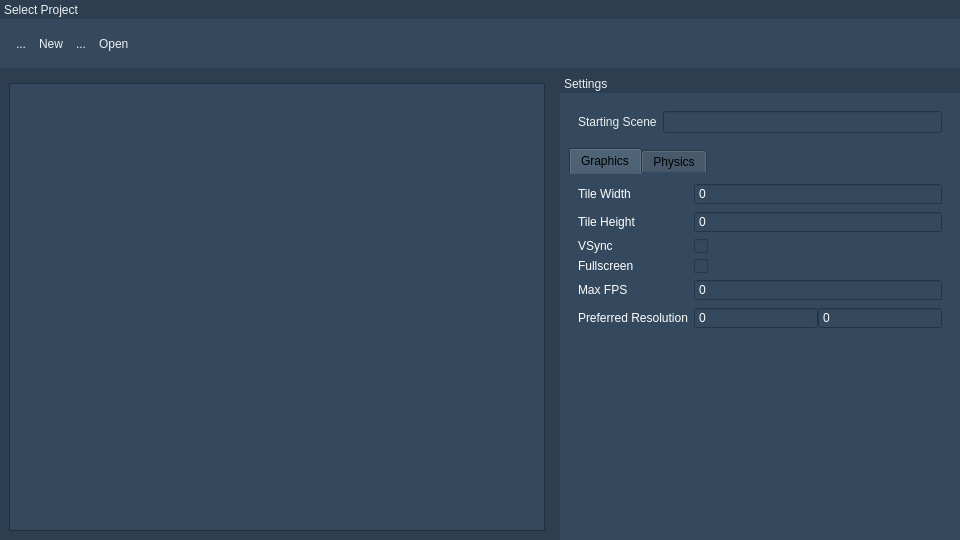
<?xml version="1.0" encoding="UTF-8"?>
<ui version="4.0">
 <class>MainWindow</class>
 <widget class="QMainWindow" name="MainWindow">
  <property name="geometry">
   <rect>
    <x>0</x>
    <y>0</y>
    <width>960</width>
    <height>540</height>
   </rect>
  </property>
  <property name="palette">
   <palette>
    <active>
     <colorrole role="WindowText">
      <brush brushstyle="SolidPattern">
       <color alpha="255">
        <red>236</red>
        <green>240</green>
        <blue>241</blue>
       </color>
      </brush>
     </colorrole>
     <colorrole role="Button">
      <brush brushstyle="SolidPattern">
       <color alpha="255">
        <red>44</red>
        <green>62</green>
        <blue>80</blue>
       </color>
      </brush>
     </colorrole>
     <colorrole role="Light">
      <brush brushstyle="SolidPattern">
       <color alpha="255">
        <red>105</red>
        <green>105</green>
        <blue>105</blue>
       </color>
      </brush>
     </colorrole>
     <colorrole role="Midlight">
      <brush brushstyle="SolidPattern">
       <color alpha="255">
        <red>87</red>
        <green>87</green>
        <blue>87</blue>
       </color>
      </brush>
     </colorrole>
     <colorrole role="Dark">
      <brush brushstyle="SolidPattern">
       <color alpha="255">
        <red>35</red>
        <green>35</green>
        <blue>35</blue>
       </color>
      </brush>
     </colorrole>
     <colorrole role="Mid">
      <brush brushstyle="SolidPattern">
       <color alpha="255">
        <red>46</red>
        <green>46</green>
        <blue>46</blue>
       </color>
      </brush>
     </colorrole>
     <colorrole role="Text">
      <brush brushstyle="SolidPattern">
       <color alpha="255">
        <red>236</red>
        <green>240</green>
        <blue>241</blue>
       </color>
      </brush>
     </colorrole>
     <colorrole role="BrightText">
      <brush brushstyle="SolidPattern">
       <color alpha="255">
        <red>255</red>
        <green>255</green>
        <blue>255</blue>
       </color>
      </brush>
     </colorrole>
     <colorrole role="ButtonText">
      <brush brushstyle="SolidPattern">
       <color alpha="255">
        <red>236</red>
        <green>240</green>
        <blue>241</blue>
       </color>
      </brush>
     </colorrole>
     <colorrole role="Base">
      <brush brushstyle="SolidPattern">
       <color alpha="255">
        <red>44</red>
        <green>62</green>
        <blue>80</blue>
       </color>
      </brush>
     </colorrole>
     <colorrole role="Window">
      <brush brushstyle="SolidPattern">
       <color alpha="255">
        <red>44</red>
        <green>62</green>
        <blue>80</blue>
       </color>
      </brush>
     </colorrole>
     <colorrole role="Shadow">
      <brush brushstyle="SolidPattern">
       <color alpha="255">
        <red>0</red>
        <green>0</green>
        <blue>0</blue>
       </color>
      </brush>
     </colorrole>
     <colorrole role="AlternateBase">
      <brush brushstyle="SolidPattern">
       <color alpha="255">
        <red>35</red>
        <green>35</green>
        <blue>35</blue>
       </color>
      </brush>
     </colorrole>
     <colorrole role="ToolTipBase">
      <brush brushstyle="SolidPattern">
       <color alpha="255">
        <red>255</red>
        <green>255</green>
        <blue>220</blue>
       </color>
      </brush>
     </colorrole>
     <colorrole role="ToolTipText">
      <brush brushstyle="SolidPattern">
       <color alpha="255">
        <red>0</red>
        <green>0</green>
        <blue>0</blue>
       </color>
      </brush>
     </colorrole>
     <colorrole role="PlaceholderText">
      <brush brushstyle="SolidPattern">
       <color alpha="128">
        <red>255</red>
        <green>255</green>
        <blue>255</blue>
       </color>
      </brush>
     </colorrole>
    </active>
    <inactive>
     <colorrole role="WindowText">
      <brush brushstyle="SolidPattern">
       <color alpha="255">
        <red>236</red>
        <green>240</green>
        <blue>241</blue>
       </color>
      </brush>
     </colorrole>
     <colorrole role="Button">
      <brush brushstyle="SolidPattern">
       <color alpha="255">
        <red>44</red>
        <green>62</green>
        <blue>80</blue>
       </color>
      </brush>
     </colorrole>
     <colorrole role="Light">
      <brush brushstyle="SolidPattern">
       <color alpha="255">
        <red>105</red>
        <green>105</green>
        <blue>105</blue>
       </color>
      </brush>
     </colorrole>
     <colorrole role="Midlight">
      <brush brushstyle="SolidPattern">
       <color alpha="255">
        <red>87</red>
        <green>87</green>
        <blue>87</blue>
       </color>
      </brush>
     </colorrole>
     <colorrole role="Dark">
      <brush brushstyle="SolidPattern">
       <color alpha="255">
        <red>35</red>
        <green>35</green>
        <blue>35</blue>
       </color>
      </brush>
     </colorrole>
     <colorrole role="Mid">
      <brush brushstyle="SolidPattern">
       <color alpha="255">
        <red>46</red>
        <green>46</green>
        <blue>46</blue>
       </color>
      </brush>
     </colorrole>
     <colorrole role="Text">
      <brush brushstyle="SolidPattern">
       <color alpha="255">
        <red>236</red>
        <green>240</green>
        <blue>241</blue>
       </color>
      </brush>
     </colorrole>
     <colorrole role="BrightText">
      <brush brushstyle="SolidPattern">
       <color alpha="255">
        <red>255</red>
        <green>255</green>
        <blue>255</blue>
       </color>
      </brush>
     </colorrole>
     <colorrole role="ButtonText">
      <brush brushstyle="SolidPattern">
       <color alpha="255">
        <red>236</red>
        <green>240</green>
        <blue>241</blue>
       </color>
      </brush>
     </colorrole>
     <colorrole role="Base">
      <brush brushstyle="SolidPattern">
       <color alpha="255">
        <red>44</red>
        <green>62</green>
        <blue>80</blue>
       </color>
      </brush>
     </colorrole>
     <colorrole role="Window">
      <brush brushstyle="SolidPattern">
       <color alpha="255">
        <red>44</red>
        <green>62</green>
        <blue>80</blue>
       </color>
      </brush>
     </colorrole>
     <colorrole role="Shadow">
      <brush brushstyle="SolidPattern">
       <color alpha="255">
        <red>0</red>
        <green>0</green>
        <blue>0</blue>
       </color>
      </brush>
     </colorrole>
     <colorrole role="AlternateBase">
      <brush brushstyle="SolidPattern">
       <color alpha="255">
        <red>35</red>
        <green>35</green>
        <blue>35</blue>
       </color>
      </brush>
     </colorrole>
     <colorrole role="ToolTipBase">
      <brush brushstyle="SolidPattern">
       <color alpha="255">
        <red>255</red>
        <green>255</green>
        <blue>220</blue>
       </color>
      </brush>
     </colorrole>
     <colorrole role="ToolTipText">
      <brush brushstyle="SolidPattern">
       <color alpha="255">
        <red>0</red>
        <green>0</green>
        <blue>0</blue>
       </color>
      </brush>
     </colorrole>
     <colorrole role="PlaceholderText">
      <brush brushstyle="SolidPattern">
       <color alpha="128">
        <red>255</red>
        <green>255</green>
        <blue>255</blue>
       </color>
      </brush>
     </colorrole>
    </inactive>
    <disabled>
     <colorrole role="WindowText">
      <brush brushstyle="SolidPattern">
       <color alpha="255">
        <red>236</red>
        <green>240</green>
        <blue>241</blue>
       </color>
      </brush>
     </colorrole>
     <colorrole role="Button">
      <brush brushstyle="SolidPattern">
       <color alpha="255">
        <red>44</red>
        <green>62</green>
        <blue>80</blue>
       </color>
      </brush>
     </colorrole>
     <colorrole role="Light">
      <brush brushstyle="SolidPattern">
       <color alpha="255">
        <red>105</red>
        <green>105</green>
        <blue>105</blue>
       </color>
      </brush>
     </colorrole>
     <colorrole role="Midlight">
      <brush brushstyle="SolidPattern">
       <color alpha="255">
        <red>87</red>
        <green>87</green>
        <blue>87</blue>
       </color>
      </brush>
     </colorrole>
     <colorrole role="Dark">
      <brush brushstyle="SolidPattern">
       <color alpha="255">
        <red>35</red>
        <green>35</green>
        <blue>35</blue>
       </color>
      </brush>
     </colorrole>
     <colorrole role="Mid">
      <brush brushstyle="SolidPattern">
       <color alpha="255">
        <red>46</red>
        <green>46</green>
        <blue>46</blue>
       </color>
      </brush>
     </colorrole>
     <colorrole role="Text">
      <brush brushstyle="SolidPattern">
       <color alpha="255">
        <red>236</red>
        <green>240</green>
        <blue>241</blue>
       </color>
      </brush>
     </colorrole>
     <colorrole role="BrightText">
      <brush brushstyle="SolidPattern">
       <color alpha="255">
        <red>255</red>
        <green>255</green>
        <blue>255</blue>
       </color>
      </brush>
     </colorrole>
     <colorrole role="ButtonText">
      <brush brushstyle="SolidPattern">
       <color alpha="255">
        <red>236</red>
        <green>240</green>
        <blue>241</blue>
       </color>
      </brush>
     </colorrole>
     <colorrole role="Base">
      <brush brushstyle="SolidPattern">
       <color alpha="255">
        <red>44</red>
        <green>62</green>
        <blue>80</blue>
       </color>
      </brush>
     </colorrole>
     <colorrole role="Window">
      <brush brushstyle="SolidPattern">
       <color alpha="255">
        <red>44</red>
        <green>62</green>
        <blue>80</blue>
       </color>
      </brush>
     </colorrole>
     <colorrole role="Shadow">
      <brush brushstyle="SolidPattern">
       <color alpha="255">
        <red>0</red>
        <green>0</green>
        <blue>0</blue>
       </color>
      </brush>
     </colorrole>
     <colorrole role="AlternateBase">
      <brush brushstyle="SolidPattern">
       <color alpha="255">
        <red>70</red>
        <green>70</green>
        <blue>70</blue>
       </color>
      </brush>
     </colorrole>
     <colorrole role="ToolTipBase">
      <brush brushstyle="SolidPattern">
       <color alpha="255">
        <red>255</red>
        <green>255</green>
        <blue>220</blue>
       </color>
      </brush>
     </colorrole>
     <colorrole role="ToolTipText">
      <brush brushstyle="SolidPattern">
       <color alpha="255">
        <red>0</red>
        <green>0</green>
        <blue>0</blue>
       </color>
      </brush>
     </colorrole>
     <colorrole role="PlaceholderText">
      <brush brushstyle="SolidPattern">
       <color alpha="128">
        <red>255</red>
        <green>255</green>
        <blue>255</blue>
       </color>
      </brush>
     </colorrole>
    </disabled>
   </palette>
  </property>
  <property name="mouseTracking">
   <bool>true</bool>
  </property>
  <property name="tabletTracking">
   <bool>true</bool>
  </property>
  <property name="contextMenuPolicy">
   <enum>Qt::NoContextMenu</enum>
  </property>
  <property name="windowTitle">
   <string>MainWindow</string>
  </property>
  <property name="styleSheet">
   <string notr="true">background-color: rgb(44, 62, 80);
border-color: rgb(52, 152, 219);
color: rgb(236, 240, 241);</string>
  </property>
  <property name="toolButtonStyle">
   <enum>Qt::ToolButtonIconOnly</enum>
  </property>
  <property name="dockNestingEnabled">
   <bool>false</bool>
  </property>
  <widget class="QWidget" name="projects">
   <property name="sizePolicy">
    <sizepolicy hsizetype="Preferred" vsizetype="Preferred">
     <horstretch>0</horstretch>
     <verstretch>0</verstretch>
    </sizepolicy>
   </property>
   <property name="minimumSize">
    <size>
     <width>480</width>
     <height>270</height>
    </size>
   </property>
   <property name="mouseTracking">
    <bool>true</bool>
   </property>
   <property name="tabletTracking">
    <bool>true</bool>
   </property>
   <property name="focusPolicy">
    <enum>Qt::StrongFocus</enum>
   </property>
   <property name="styleSheet">
    <string notr="true"/>
   </property>
   <layout class="QGridLayout" name="gridLayout_2">
    <item row="0" column="0">
     <widget class="QScrollArea" name="scrollArea">
      <property name="mouseTracking">
       <bool>true</bool>
      </property>
      <property name="tabletTracking">
       <bool>true</bool>
      </property>
      <property name="widgetResizable">
       <bool>true</bool>
      </property>
      <property name="alignment">
       <set>Qt::AlignLeading|Qt::AlignLeft|Qt::AlignTop</set>
      </property>
      <widget class="QWidget" name="project_contents">
       <property name="geometry">
        <rect>
         <x>0</x>
         <y>0</y>
         <width>536</width>
         <height>448</height>
        </rect>
       </property>
       <property name="mouseTracking">
        <bool>true</bool>
       </property>
       <property name="tabletTracking">
        <bool>true</bool>
       </property>
       <property name="styleSheet">
        <string notr="true">background-color: rgb(52, 73, 94);</string>
       </property>
       <layout class="QVBoxLayout" name="verticalLayout_2"/>
      </widget>
     </widget>
    </item>
   </layout>
  </widget>
  <widget class="QDockWidget" name="tool_menu">
   <property name="minimumSize">
    <size>
     <width>141</width>
     <height>68</height>
    </size>
   </property>
   <property name="maximumSize">
    <size>
     <width>524287</width>
     <height>68</height>
    </size>
   </property>
   <property name="mouseTracking">
    <bool>true</bool>
   </property>
   <property name="tabletTracking">
    <bool>true</bool>
   </property>
   <property name="styleSheet">
    <string notr="true"/>
   </property>
   <property name="features">
    <set>QDockWidget::NoDockWidgetFeatures</set>
   </property>
   <property name="allowedAreas">
    <set>Qt::TopDockWidgetArea</set>
   </property>
   <property name="windowTitle">
    <string>Select Project</string>
   </property>
   <attribute name="dockWidgetArea">
    <number>4</number>
   </attribute>
   <widget class="QWidget" name="tool_menu_contents">
    <property name="mouseTracking">
     <bool>true</bool>
    </property>
    <property name="tabletTracking">
     <bool>true</bool>
    </property>
    <property name="styleSheet">
     <string notr="true">background-color: rgb(52, 73, 94);</string>
    </property>
    <layout class="QHBoxLayout" name="horizontalLayout_3">
     <property name="topMargin">
      <number>9</number>
     </property>
     <property name="bottomMargin">
      <number>9</number>
     </property>
     <item>
      <widget class="QToolButton" name="new_project">
       <property name="mouseTracking">
        <bool>true</bool>
       </property>
       <property name="tabletTracking">
        <bool>true</bool>
       </property>
       <property name="toolTip">
        <string>Create New Project</string>
       </property>
       <property name="text">
        <string>...</string>
       </property>
       <property name="icon">
        <iconset>
         <normaloff>Internal/Icons/new-file.png</normaloff>Internal/Icons/new-file.png</iconset>
       </property>
       <property name="autoRaise">
        <bool>true</bool>
       </property>
      </widget>
     </item>
     <item>
      <widget class="QLabel" name="label_10">
       <property name="mouseTracking">
        <bool>true</bool>
       </property>
       <property name="tabletTracking">
        <bool>true</bool>
       </property>
       <property name="text">
        <string>New</string>
       </property>
      </widget>
     </item>
     <item>
      <widget class="QToolButton" name="open_project">
       <property name="mouseTracking">
        <bool>true</bool>
       </property>
       <property name="tabletTracking">
        <bool>true</bool>
       </property>
       <property name="toolTip">
        <string>Open Project</string>
       </property>
       <property name="styleSheet">
        <string notr="true"/>
       </property>
       <property name="text">
        <string>...</string>
       </property>
       <property name="icon">
        <iconset>
         <normaloff>Internal/Icons/open-file.png</normaloff>Internal/Icons/open-file.png</iconset>
       </property>
       <property name="autoRaise">
        <bool>true</bool>
       </property>
      </widget>
     </item>
     <item>
      <widget class="QLabel" name="label_11">
       <property name="mouseTracking">
        <bool>true</bool>
       </property>
       <property name="tabletTracking">
        <bool>true</bool>
       </property>
       <property name="text">
        <string>Open</string>
       </property>
      </widget>
     </item>
     <item>
      <spacer name="spacer">
       <property name="orientation">
        <enum>Qt::Horizontal</enum>
       </property>
       <property name="sizeHint" stdset="0">
        <size>
         <width>40</width>
         <height>20</height>
        </size>
       </property>
      </spacer>
     </item>
    </layout>
   </widget>
  </widget>
  <widget class="QDockWidget" name="dockWidget">
   <property name="minimumSize">
    <size>
     <width>400</width>
     <height>275</height>
    </size>
   </property>
   <property name="maximumSize">
    <size>
     <width>400</width>
     <height>524287</height>
    </size>
   </property>
   <property name="styleSheet">
    <string notr="true"/>
   </property>
   <property name="features">
    <set>QDockWidget::NoDockWidgetFeatures</set>
   </property>
   <property name="allowedAreas">
    <set>Qt::RightDockWidgetArea</set>
   </property>
   <property name="windowTitle">
    <string>Settings</string>
   </property>
   <attribute name="dockWidgetArea">
    <number>2</number>
   </attribute>
   <widget class="QWidget" name="settings_dock">
    <property name="styleSheet">
     <string notr="true">background-color: rgb(52, 73, 94);</string>
    </property>
    <layout class="QGridLayout" name="gridLayout">
     <property name="leftMargin">
      <number>0</number>
     </property>
     <property name="topMargin">
      <number>0</number>
     </property>
     <property name="rightMargin">
      <number>0</number>
     </property>
     <property name="bottomMargin">
      <number>0</number>
     </property>
     <property name="spacing">
      <number>0</number>
     </property>
     <item row="0" column="0">
      <widget class="QWidget" name="settings_contents" native="true">
       <layout class="QVBoxLayout" name="verticalLayout">
        <item>
         <widget class="QWidget" name="scene" native="true">
          <property name="sizePolicy">
           <sizepolicy hsizetype="Preferred" vsizetype="Fixed">
            <horstretch>0</horstretch>
            <verstretch>0</verstretch>
           </sizepolicy>
          </property>
          <layout class="QHBoxLayout" name="horizontalLayout">
           <item>
            <widget class="QLabel" name="label">
             <property name="text">
              <string>Starting Scene</string>
             </property>
            </widget>
           </item>
           <item>
            <widget class="QLineEdit" name="scene_field"/>
           </item>
          </layout>
         </widget>
        </item>
        <item>
         <widget class="QTabWidget" name="tabs">
          <property name="styleSheet">
           <string notr="true">color: rgb(00, 00, 00);</string>
          </property>
          <property name="currentIndex">
           <number>0</number>
          </property>
          <widget class="QWidget" name="graphics">
           <property name="styleSheet">
            <string notr="true">color: rgb(255, 255, 255);</string>
           </property>
           <attribute name="title">
            <string>Graphics</string>
           </attribute>
           <layout class="QGridLayout" name="gridLayout_3">
            <property name="leftMargin">
             <number>0</number>
            </property>
            <property name="topMargin">
             <number>0</number>
            </property>
            <property name="rightMargin">
             <number>0</number>
            </property>
            <property name="bottomMargin">
             <number>0</number>
            </property>
            <property name="spacing">
             <number>0</number>
            </property>
            <item row="0" column="0">
             <widget class="QWidget" name="graphics_contents" native="true">
              <layout class="QFormLayout" name="formLayout">
               <item row="0" column="0">
                <widget class="QLabel" name="tile_width">
                 <property name="text">
                  <string>Tile Width</string>
                 </property>
                </widget>
               </item>
               <item row="0" column="1">
                <widget class="QSpinBox" name="tile_width_field">
                 <property name="buttonSymbols">
                  <enum>QAbstractSpinBox::NoButtons</enum>
                 </property>
                 <property name="maximum">
                  <number>16777216</number>
                 </property>
                 <property name="singleStep">
                  <number>0</number>
                 </property>
                </widget>
               </item>
               <item row="1" column="0">
                <widget class="QLabel" name="tile_height">
                 <property name="text">
                  <string>Tile Height</string>
                 </property>
                </widget>
               </item>
               <item row="1" column="1">
                <widget class="QSpinBox" name="tile_height_field">
                 <property name="buttonSymbols">
                  <enum>QAbstractSpinBox::NoButtons</enum>
                 </property>
                 <property name="maximum">
                  <number>16777215</number>
                 </property>
                 <property name="singleStep">
                  <number>0</number>
                 </property>
                </widget>
               </item>
               <item row="2" column="0">
                <widget class="QLabel" name="vsync">
                 <property name="text">
                  <string>VSync</string>
                 </property>
                </widget>
               </item>
               <item row="2" column="1">
                <widget class="QCheckBox" name="vsync_field">
                 <property name="text">
                  <string/>
                 </property>
                </widget>
               </item>
               <item row="3" column="0">
                <widget class="QLabel" name="fullscreen">
                 <property name="text">
                  <string>Fullscreen</string>
                 </property>
                </widget>
               </item>
               <item row="3" column="1">
                <widget class="QCheckBox" name="fullscreen_field">
                 <property name="text">
                  <string/>
                 </property>
                </widget>
               </item>
               <item row="4" column="1">
                <widget class="QSpinBox" name="fps_field">
                 <property name="frame">
                  <bool>true</bool>
                 </property>
                 <property name="buttonSymbols">
                  <enum>QAbstractSpinBox::NoButtons</enum>
                 </property>
                 <property name="keyboardTracking">
                  <bool>true</bool>
                 </property>
                 <property name="maximum">
                  <number>16777215</number>
                 </property>
                 <property name="singleStep">
                  <number>0</number>
                 </property>
                </widget>
               </item>
               <item row="4" column="0">
                <widget class="QLabel" name="fps">
                 <property name="text">
                  <string>Max FPS</string>
                 </property>
                </widget>
               </item>
               <item row="5" column="0">
                <widget class="QLabel" name="resolution">
                 <property name="text">
                  <string>Preferred Resolution</string>
                 </property>
                </widget>
               </item>
               <item row="5" column="1">
                <widget class="QWidget" name="resolution_field" native="true">
                 <layout class="QHBoxLayout" name="horizontalLayout_2">
                  <property name="spacing">
                   <number>0</number>
                  </property>
                  <property name="leftMargin">
                   <number>0</number>
                  </property>
                  <property name="topMargin">
                   <number>0</number>
                  </property>
                  <property name="rightMargin">
                   <number>0</number>
                  </property>
                  <property name="bottomMargin">
                   <number>0</number>
                  </property>
                  <item>
                   <widget class="QSpinBox" name="resolution_field_width">
                    <property name="buttonSymbols">
                     <enum>QAbstractSpinBox::NoButtons</enum>
                    </property>
                    <property name="maximum">
                     <number>16777215</number>
                    </property>
                    <property name="singleStep">
                     <number>0</number>
                    </property>
                   </widget>
                  </item>
                  <item>
                   <widget class="QSpinBox" name="resolution_field_height">
                    <property name="buttonSymbols">
                     <enum>QAbstractSpinBox::NoButtons</enum>
                    </property>
                    <property name="maximum">
                     <number>16777215</number>
                    </property>
                    <property name="singleStep">
                     <number>0</number>
                    </property>
                   </widget>
                  </item>
                 </layout>
                </widget>
               </item>
              </layout>
             </widget>
            </item>
           </layout>
          </widget>
          <widget class="QWidget" name="physics">
           <property name="styleSheet">
            <string notr="true">color: rgb(255, 255, 255);</string>
           </property>
           <attribute name="title">
            <string>Physics</string>
           </attribute>
           <layout class="QGridLayout" name="gridLayout_4">
            <item row="0" column="0">
             <widget class="QWidget" name="physics_contents" native="true">
              <layout class="QFormLayout" name="formLayout_2">
               <item row="0" column="0">
                <widget class="QLabel" name="fixed_delta_time">
                 <property name="text">
                  <string>Fixed Delta Time</string>
                 </property>
                </widget>
               </item>
               <item row="0" column="1">
                <widget class="QDoubleSpinBox" name="fixed_delta_time_field">
                 <property name="buttonSymbols">
                  <enum>QAbstractSpinBox::NoButtons</enum>
                 </property>
                 <property name="maximum">
                  <double>16777215.000000000000000</double>
                 </property>
                 <property name="singleStep">
                  <double>0.000000000000000</double>
                 </property>
                </widget>
               </item>
               <item row="1" column="0">
                <widget class="QLabel" name="pixels_per_meter">
                 <property name="text">
                  <string>Pixels Per Meter</string>
                 </property>
                </widget>
               </item>
               <item row="1" column="1">
                <widget class="QSpinBox" name="pixels_per_meter_field">
                 <property name="buttonSymbols">
                  <enum>QAbstractSpinBox::NoButtons</enum>
                 </property>
                 <property name="maximum">
                  <number>16777215</number>
                 </property>
                 <property name="singleStep">
                  <number>0</number>
                 </property>
                </widget>
               </item>
              </layout>
             </widget>
            </item>
           </layout>
          </widget>
         </widget>
        </item>
       </layout>
      </widget>
     </item>
    </layout>
   </widget>
  </widget>
  <action name="actionScene">
   <property name="text">
    <string>Scene</string>
   </property>
  </action>
  <action name="gotoGithub">
   <property name="text">
    <string>GitHub</string>
   </property>
  </action>
  <action name="gotoDocumentation">
   <property name="text">
    <string>Documentation</string>
   </property>
  </action>
  <action name="actionScene_2">
   <property name="text">
    <string>Scene</string>
   </property>
  </action>
  <action name="actionScene_3">
   <property name="text">
    <string>Scene</string>
   </property>
  </action>
  <action name="actionOpen">
   <property name="text">
    <string>Open Scene</string>
   </property>
  </action>
  <action name="actionOpen_Scene">
   <property name="text">
    <string>Open Scene</string>
   </property>
  </action>
  <action name="actionSave_Scene">
   <property name="text">
    <string>Save Scene</string>
   </property>
  </action>
  <action name="createScene">
   <property name="text">
    <string>Scene</string>
   </property>
  </action>
  <action name="createTileset">
   <property name="text">
    <string>Tileset</string>
   </property>
  </action>
  <action name="createAnimationClip">
   <property name="text">
    <string>Animation Clip</string>
   </property>
  </action>
  <action name="openScene">
   <property name="text">
    <string>Scene</string>
   </property>
  </action>
  <action name="saveScene">
   <property name="text">
    <string>Scene</string>
   </property>
  </action>
 </widget>
 <resources/>
 <connections/>
</ui>
